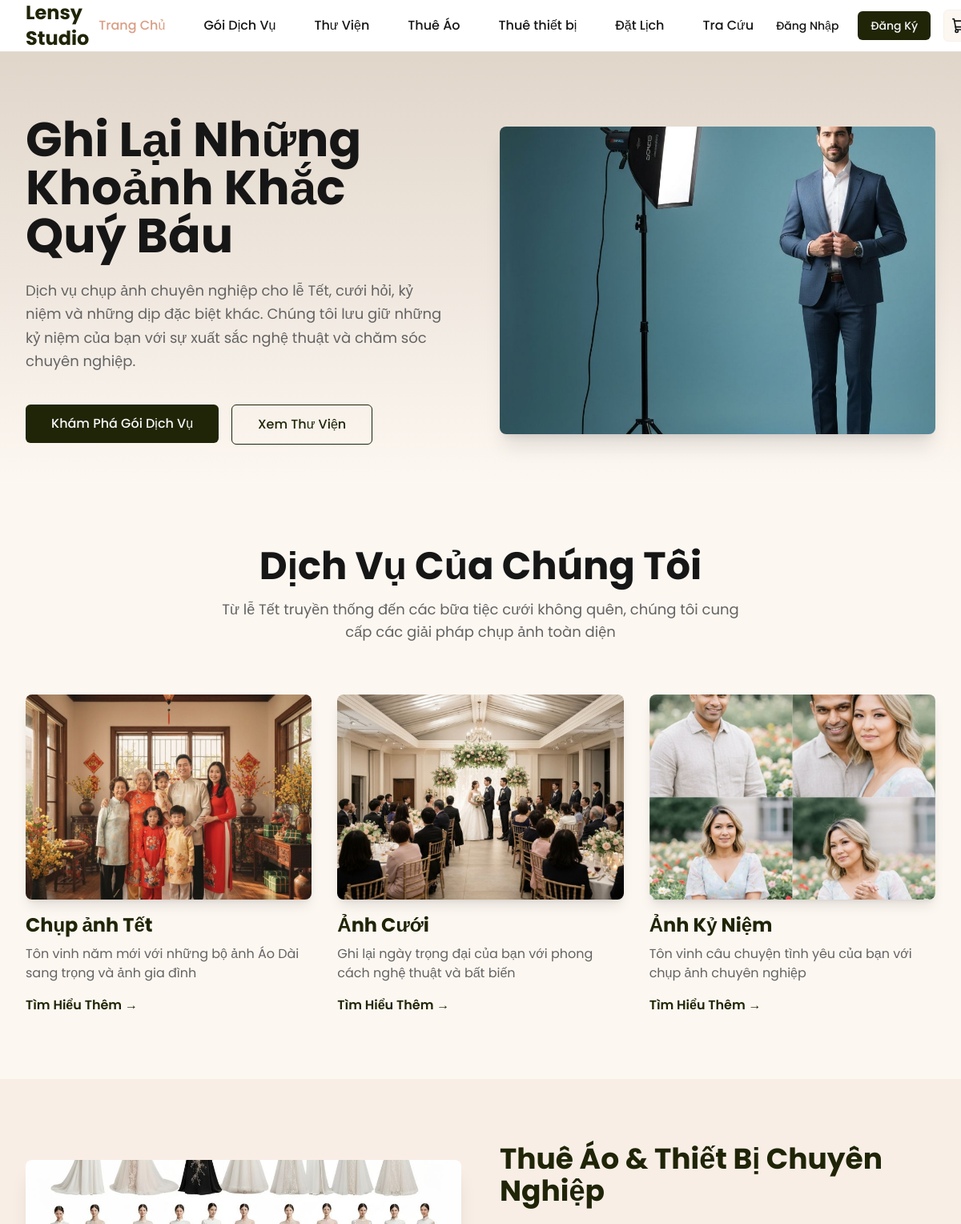
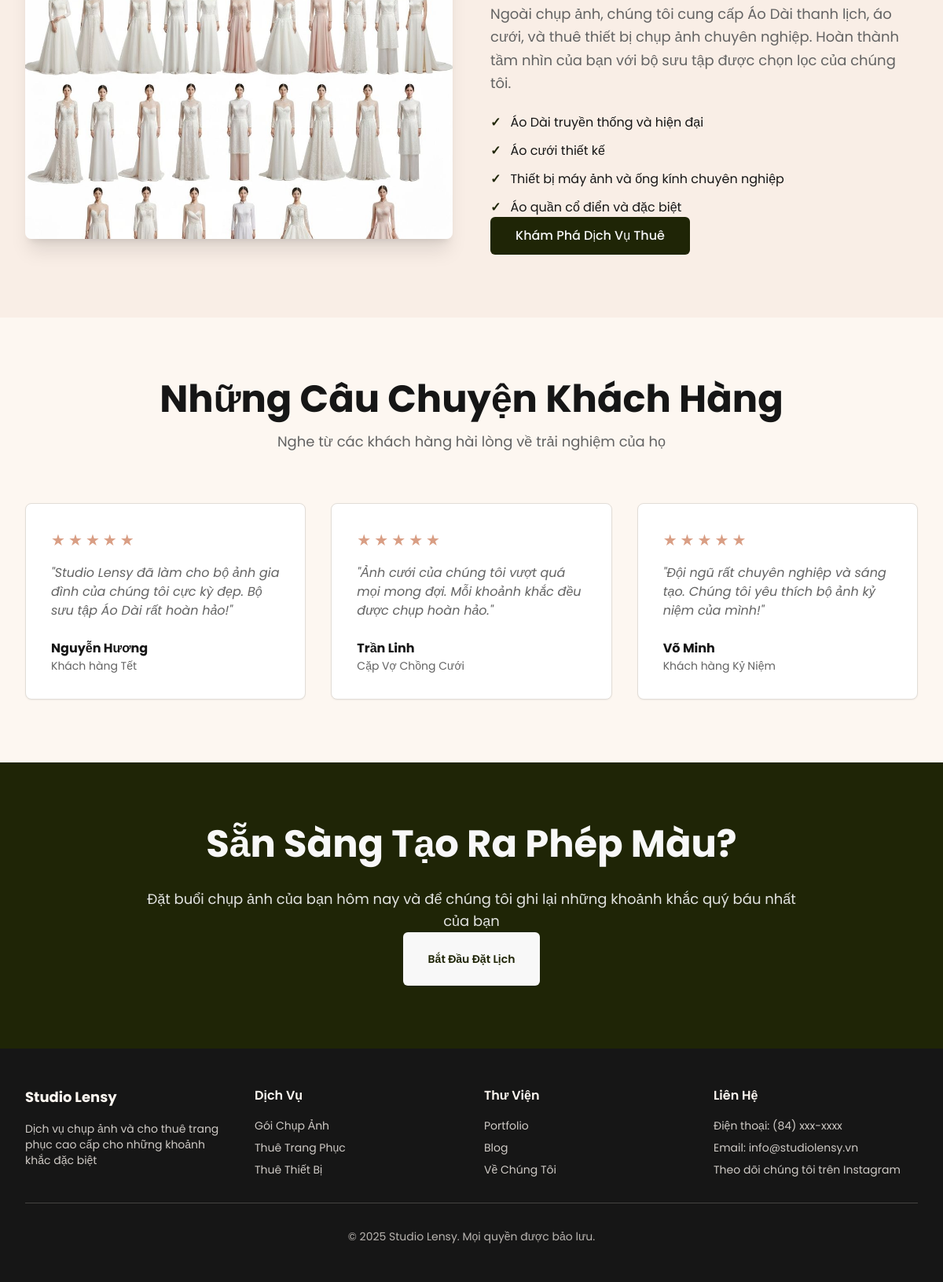
The page / on the database its author committed (2 pictures, top to bottom).
### tables this page shows
CREATE TABLE `services` (
  `id` int NOT NULL,
  `category_id` int DEFAULT NULL,
  `name` varchar(255) NOT NULL,
  `slug` varchar(255) DEFAULT NULL,
  `description` text,
  `base_price` decimal(15,2) NOT NULL,
  `deposit_required` decimal(15,2) DEFAULT '0.00',
  `duration_minutes` int DEFAULT '60',
  `max_photos_deliver` int DEFAULT NULL,
  `image_url` varchar(255) DEFAULT NULL,
  `is_active` tinyint(1) DEFAULT '1'
);

### index.php (the view, shortened to what this page needs)
<?php include 'components/head.php'; ?>
<?php include 'components/header.php'; ?>
<?php
require_once 'config/db.php';
$stmt = $pdo->prepare("SELECT * FROM services WHERE is_active = 1 LIMIT 3");
$stmt->execute();
$dbServices = $stmt->fetchAll();
$services = [];
foreach ($dbServices as $svc) {
    $services[] = [
        "id" => $svc['id'],
        "title" => $svc['name'],
        "description" => $svc['description'],
        "image" => $svc['image_url'] ?? 'assets/placeholder.jpg',
        "link" => "packages.php",
    ];
}
$testimonials = [
    [
        "name" => "Nguyễn Hương",
        "role" => "Khách hàng Tết",
        "text" => "Studio Lensy đã làm cho bộ ảnh gia đình của chúng tôi cực kỳ đẹp. Bộ sưu tập Áo Dài rất hoàn hảo!",
        "rating" => 5,
    ],
    [
        "name" => "Trần Linh",
        "role" => "Cặp Vợ Chồng Cưới",
        "text" => "Ảnh cưới của chúng tôi vượt quá mọi mong đợi. Mỗi khoảnh khắc đều được chụp hoàn hảo.",
        "rating" => 5,
    ],
    [
        "name" => "Võ Minh",
        "role" => "Khách hàng Kỷ Niệm",
        "text" => "Đội ngũ rất chuyên nghiệp và sáng tạo. Chúng tôi yêu thích bộ ảnh kỷ niệm của mình!",
        "rating" => 5,
    ],
];
?>
<main class="w-full bg-background text-foreground">
    <section class="pt-20 pb-12 bg-gradient-to-b from-muted to-background">
        <div class="max-w-7xl mx-auto px-4 sm:px-6 lg:px-8">
            <div class="grid grid-cols-1 lg:grid-cols-2 gap-12 items-center">
                <div class="space-y-6">
                    <h1 class="text-5xl md:text-6xl font-bold leading-tight text-balance">
                        Ghi Lại Những Khoảnh Khắc Quý Báu
                    </h1>
                    <p class="text-lg text-muted-foreground leading-relaxed text-pretty">
                        Dịch vụ chụp ảnh chuyên nghiệp cho lễ Tết, cưới
                        hỏi, kỷ niệm và những dịp đặc biệt khác. Chúng
                        tôi lưu giữ những kỷ niệm của bạn với sự xuất
                        sắc nghệ thuật và chăm sóc chuyên nghiệp.
                    </p>
                    <div class="w-full flex flex-col sm:flex-row gap-4 pt-4">
                        <a href="packages.php" class="w-full sm:w-auto">
                            <button class="inline-flex items-center justify-center rounded-md font-medium transition-colors focus-visible:outline-none focus-visible:ring-2 focus-visible:ring-ring focus-visible:ring-offset-2 disabled:opacity-50 disabled:pointer-events-none ring-offset-background bg-primary text-primary-foreground hover:bg-primary/90 h-10 px-8 py-6 text-base w-full sm:w-auto">
                                Khám Phá Gói Dịch Vụ
                            </button>
                        </a>
                        <a href="gallery.php" class="w-full sm:w-auto">
                            <button class="inline-flex items-center justify-center rounded-md font-medium transition-colors focus-visible:outline-none focus-visible:ring-2 focus-visible:ring-ring focus-visible:ring-offset-2 disabled:opacity-50 disabled:pointer-events-none ring-offset-background border border-primary text-primary hover:bg-primary/10 bg-transparent h-10 px-8 py-6 text-base w-full sm:w-auto">
                                Xem Thư Viện
                            </button>
                        </a>
                    </div>
                </div>
                <div class="relative h-96 rounded-lg overflow-hidden shadow-xl">
                    <img
                        src="assets/professional-photography-studio-setup.jpg"
                        alt="Photography studio"
                        title="Photography studio"
                        class="object-cover w-full h-full"
                    />
                </div>
            </div>
        </div>
    </section>
    <section class="py-20 bg-background">
        <div class="max-w-7xl mx-auto px-4 sm:px-6 lg:px-8">
            <div class="text-center mb-16">
                <h2 class="text-4xl md:text-5xl font-bold mb-4 text-balance">
                    Dịch Vụ Của Chúng Tôi
                </h2>
                <p class="text-lg text-muted-foreground max-w-2xl mx-auto text-pretty">
                    Từ lễ Tết truyền thống đến các bữa tiệc cưới không
                    quên, chúng tôi cung cấp các giải pháp chụp ảnh toàn
                    diện
                </p>
            </div>
            <div class="grid grid-cols-1 md:grid-cols-3 gap-8">
                <?php foreach ($services as $service): ?>
                    <a href="<?php echo $service['link']; ?>">
                        <div class="group cursor-pointer h-full">
                            <div class="relative h-64 rounded-lg overflow-hidden mb-4 shadow-lg">
                                <img
                                    src="<?php echo $service['image']; ?>"
                                    alt="<?php echo $service['title']; ?>"
                                    title="<?php echo $service['title']; ?>"
                                    class="object-cover w-full h-full group-hover:scale-105 transition-transform duration-300"
                                />
                            </div>
                            <h3 class="text-2xl font-bold mb-2 text-primary">
                                <?php echo $service['title']; ?>
                            </h3>
                            <p class="text-muted-foreground mb-4 line-clamp-2">
                                <?php echo $service['description']; ?>
                            </p>
                            <div class="inline-flex items-center text-primary font-semibold group-hover:translate-x-2 transition-transform">
                                Tìm Hiểu Thêm &rarr;
                            </div>
                        </div>
                    </a>
                <?php endforeach; ?>
            </div>
        </div>
    </section>
    <section class="py-20 bg-secondary/10">
        <div class="max-w-7xl mx-auto px-4 sm:px-6 lg:px-8">
            <div class="grid grid-cols-1 lg:grid-cols-2 gap-12 items-center">
                <div class="relative h-96 rounded-lg overflow-hidden shadow-xl order-2 lg:order-1">
                    <img
                        src="assets/costume-rental--o-d-i-wedding-dress-collection.jpg"
                        alt="Costume collection"
                        title="Costume collection"
                        class="object-cover w-full h-full"
                    />
                </div>
                <div class="space-y-6 order-1 lg:order-2">
                    <h2 class="text-4xl font-bold text-primary">
                        Thuê Áo & Thiết Bị Chuyên Nghiệp
                    </h2>
                    <p class="text-lg text-muted-foreground leading-relaxed">
                        Ngoài chụp ảnh, chúng tôi cung cấp Áo Dài thanh
                        lịch, áo cưới, và thuê thiết bị chụp ảnh chuyên
                        nghiệp. Hoàn thành tầm nhìn của bạn với bộ sưu
                        tập được chọn lọc của chúng tôi.
                    </p>
                    <ul class="space-y-3">
                        <li class="flex items-center gap-3">
                            <span class="text-primary font-bold">
                                &check;
                            </span>
                            <span>Áo Dài truyền thống và hiện đại</span>
                        </li>
                        <li class="flex items-center gap-3">
                            <span class="text-primary font-bold">
                                &check;
                            </span>
                            <span>Áo cưới thiết kế</span>
                        </li>
                        <li class="flex items-center gap-3">
                            <span class="text-primary font-bold">
                                &check;
                            </span>
                            <span>
                                Thiết bị máy ảnh và ống kính chuyên
                                nghiệp
                            </span>
                        </li>
                        <li class="flex items-center gap-3">
                            <span class="text-primary font-bold">
                                &check;
                            </span>
                            <span>Áo quần cổ điển và đặc biệt</span>
                        </li>
                    </ul>
                    <a href="costumes.php">
                        <button class="inline-flex items-center justify-center rounded-md font-medium transition-colors focus-visible:outline-none focus-visible:ring-2 focus-visible:ring-ring focus-visible:ring-offset-2 disabled:opacity-50 disabled:pointer-events-none ring-offset-background bg-primary text-primary-foreground hover:bg-primary/90 h-10 px-8 py-6 text-base">
                            Khám Phá Dịch Vụ Thuê
                        </button>
                    </a>
                </div>
            </div>
        </div>
    </section>
    <section class="py-20 bg-background">
        <div class="max-w-7xl mx-auto px-4 sm:px-6 lg:px-8">
            <div class="text-center mb-16">
                <h2 class="text-4xl md:text-5xl font-bold mb-4 text-balance">
                    Những Câu Chuyện Khách Hàng
                </h2>
                <p class="text-lg text-muted-foreground max-w-2xl mx-auto text-pretty">
                    Nghe từ các khách hàng hài lòng về trải nghiệm của
                    họ
                </p>
            </div>
            <div class="grid grid-cols-1 md:grid-cols-3 gap-8">
                <?php foreach ($testimonials as $testimonial): ?>
                    <div class="bg-card border border-border rounded-lg p-8 shadow-sm">
                        <div class="flex gap-1 mb-4">
                            <?php for ($i = 0; $i < $testimonial['rating']; $i++): ?>
                                <span class="text-secondary text-xl">
                                    ★
                                </span>
                            <?php endfor; ?>
                        </div>
                        <p class="text-muted-foreground mb-6 italic">
                            "<?php echo $testimonial['text']; ?>"
                        </p>
                        <div>
                            <p class="font-bold text-foreground">
                                <?php echo $testimonial['name']; ?>
                            </p>
                            <p class="text-sm text-muted-foreground">
                                <?php echo $testimonial['role']; ?>
                            </p>
                        </div>
                    </div>
                <?php endforeach; ?>
            </div>
        </div>
    </section>
    <section class="py-20 bg-primary text-primary-foreground">
        <div class="max-w-4xl mx-auto px-4 sm:px-6 lg:px-8 text-center space-y-8">
            <h2 class="text-4xl md:text-5xl font-bold text-balance">
                Sẵn Sàng Tạo Ra Phép Màu?
            </h2>
            <p class="text-lg opacity-90 text-pretty">
                Đặt buổi chụp ảnh của bạn hôm nay và để chúng tôi ghi
                lại những khoảnh khắc quý báu nhất của bạn
            </p>
            <a href="booking.php">
                <button class="inline-flex items-center justify-center rounded-md text-sm font-medium ring-offset-background transition-colors focus-visible:outline-none focus-visible:ring-2 focus-visible:ring-ring focus-visible:ring-offset-2 disabled:pointer-events-none disabled:opacity-50 bg-primary-foreground text-primary hover:bg-primary-foreground/90 px-8 py-6 text-base font-semibold">
                    Bắt Đầu Đặt Lịch
                </button>
            </a>
        </div>
    </section>
</main>
<?php include 'components/footer.php'; ?>

### css/style.css (style rules this page uses)
:root { --background: 0.98 0.01 70; --foreground: 0.2 0 0; --card: 1 0 0; --card-foreground: 0.2 0 0; --popover: 1 0 0; --popover-foreground: 0.2 0 0; --primary: 0.25 0.05 120; --primary-foreground: 0.98 0 0; --secondary: 0.75 0.08 45; --secondary-foreground: 0.2 0 0; --muted: 0.88 0.02 70; --muted-foreground: 0.5 0 0; --accent: 0.25 0.08 120; --accent-foreground: 0.98 0 0; --destructive: 0.577 0.245 27.325; --destructive-foreground: 0.577 0.245 27.325; --border: 0.9 0.01 70; --input: 0.96 0.01 70; --ring: 0.25 0.05 120; --chart-1: 0.65 0.15 45; --chart-2: 0.55 0.12 25; --chart-3: 0.25 0.06 120; --chart-4: 0.8 0.1 60; --chart-5: 0.7 0.1 30; --radius: 0.5rem; --sidebar: 0.98 0.01 70; --sidebar-foreground: 0.2 0 0; --sidebar-primary: 0.25 0.05 120; --sidebar-primary-foreground: 0.98 0 0; --sidebar-accent: 0.75 0.08 45; --sidebar-accent-foreground: 0.2 0 0; --sidebar-border: 0.9 0.01 70; --sidebar-ring: 0.25 0.05 120; }
body { background-color: oklch(var(--background)); color: oklch(var(--foreground)); font-family: 'Poppins', sans-serif; }

### rows shown on the page
services: image_url (picture), name "Chụp ảnh Tết", description "Tôn vinh năm mới với những bộ ảnh Áo Dài sang trọng và ảnh gia đình"
services: image_url (picture), name "Ảnh Cưới", description "Ghi lại ngày trọng đại của bạn với phong cách nghệ thuật và bất biến"
services: image_url (picture), name "Ảnh Kỷ Niệm", description "Tôn vinh câu chuyện tình yêu của bạn với chụp ảnh chuyên nghiệp"

### other values the page prints
$link['label'] "Trang Chủ"
$link['label'] "Gói Dịch Vụ"
$link['label'] "Thư Viện"
$link['label'] "Thuê Áo"
$link['label'] "Thuê thiết bị"
$link['label'] "Đặt Lịch"
$link['label'] "Tra Cứu"
$testimonial['text'] "Studio Lensy đã làm cho bộ ảnh gia đình của chúng tôi cực kỳ đẹp. Bộ sưu tập Áo Dài rất hoàn hảo!"
$testimonial['name'] "Nguyễn Hương"
$testimonial['role'] "Khách hàng Tết"
$testimonial['text'] "Ảnh cưới của chúng tôi vượt quá mọi mong đợi. Mỗi khoảnh khắc đều được chụp hoàn hảo."
$testimonial['name'] "Trần Linh"
$testimonial['role'] "Cặp Vợ Chồng Cưới"
$testimonial['text'] "Đội ngũ rất chuyên nghiệp và sáng tạo. Chúng tôi yêu thích bộ ảnh kỷ niệm của mình!"
$testimonial['name'] "Võ Minh"
